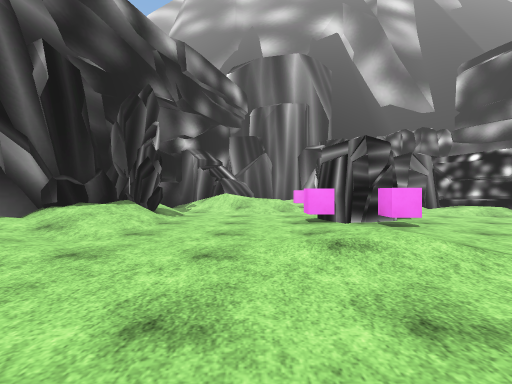
View 1 (above)

15 first-person views from a walk through a 3-D level made in the Unity game engine. The camera is 1.2 m above the floor, looks level and sees 90° across. The floor is counted in squares, 2 m on a side. Each view is taken from the middle of a square. On the plan, view 1 faces up. The plan holds only what a view shows up to about 9 squares ahead; the rest is blank. The place goes on beyond the plan. The player is left out. Some surface patterns are stand-ins.

View 2
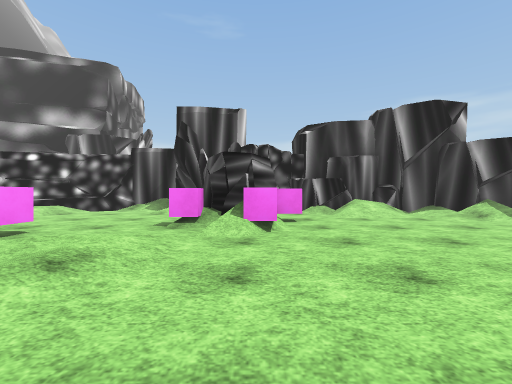

View 3
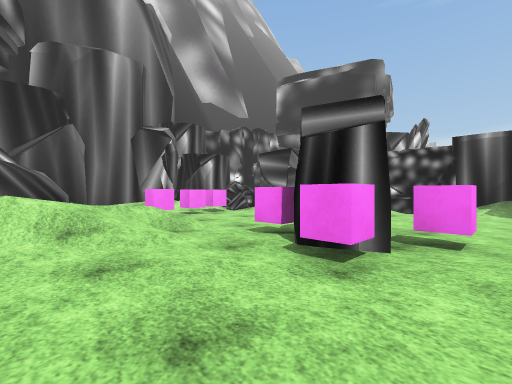

View 4
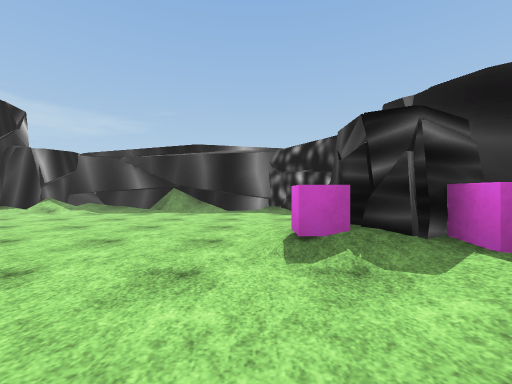

View 5
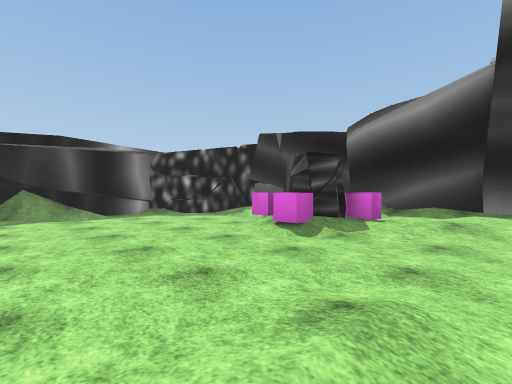

View 6
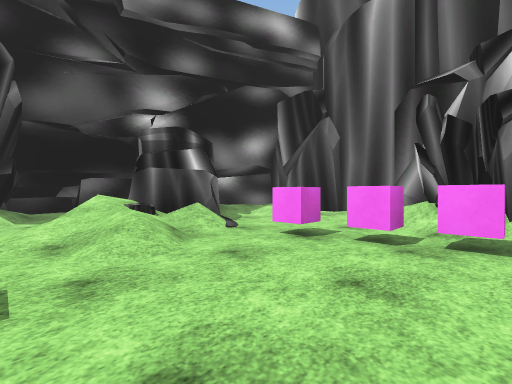

View 7
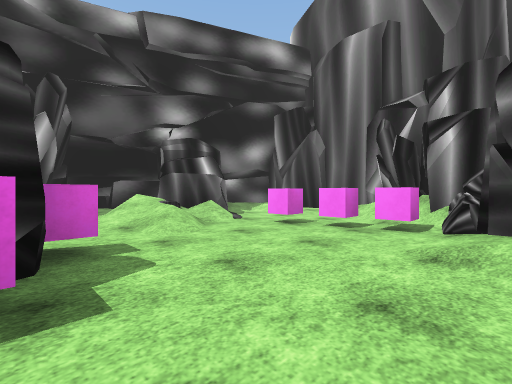

View 8
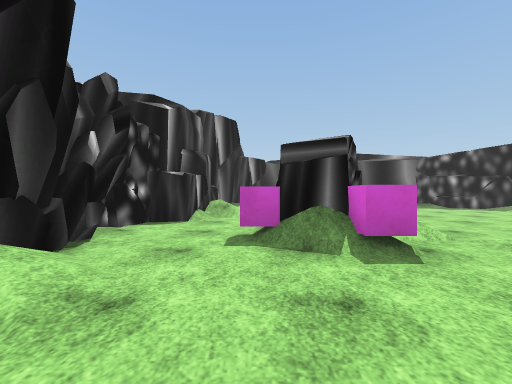

View 9
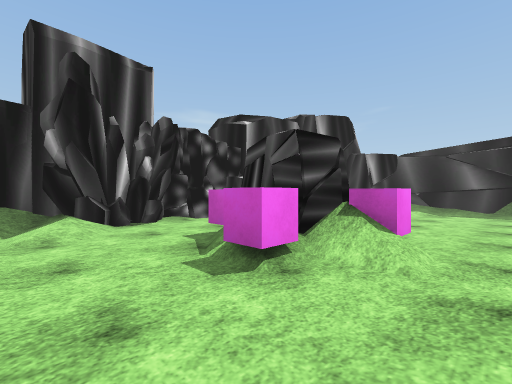

View 10
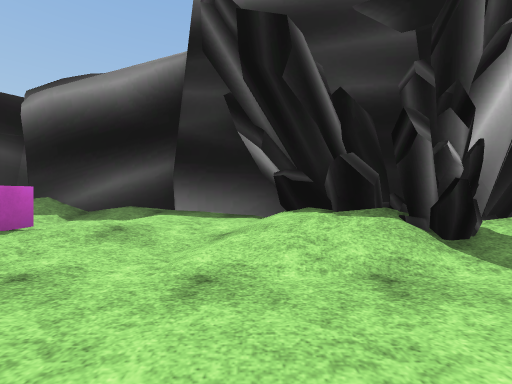

View 11
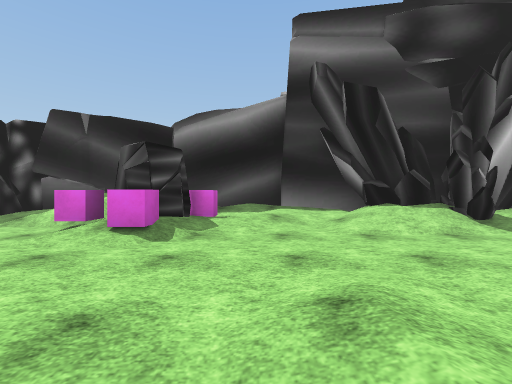

View 12
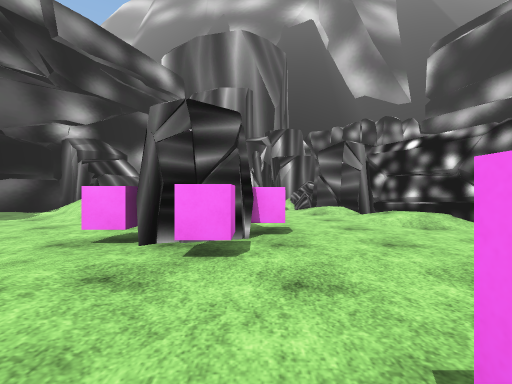

View 13
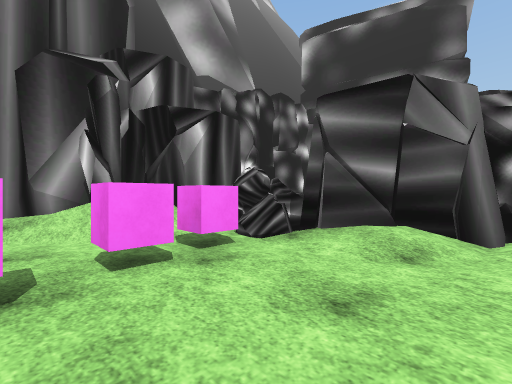

View 14
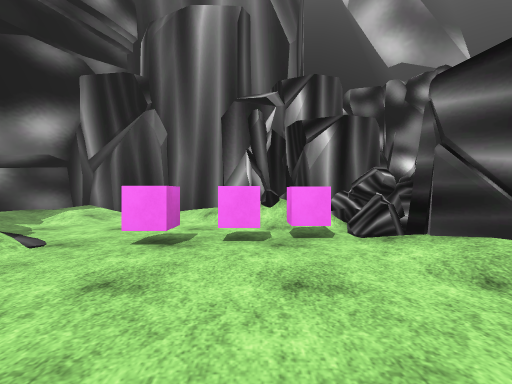

View 15
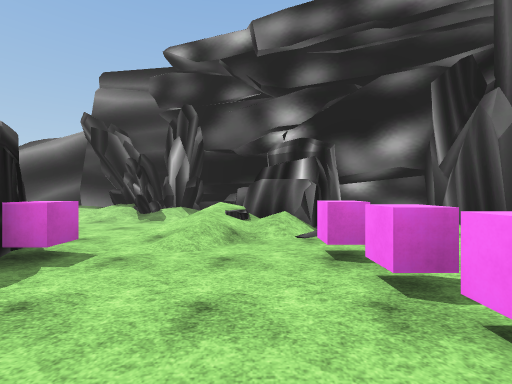

### Floor plan
Key: @ floor where view 1 was taken; # wall or solid block; . main floor; : floor 0.25 m higher than the main floor; + floor 0.5 m higher than the main floor; * floor 0.75 m higher than the main floor; / step, stairs or slope; R rock; C pink cube; O other object.
Columns run from 5 left of view 1 to 10 right of it. Each row starts with its distance up from view 1.
 14    ######  ##
 13    #+::+#RR  ###
 12    #:...ORR
 11    #.....C R
 10   ###/.CCCRR
  9  ####/..../R
  8  #::///....##
  7  #O/.:.....+#
  6  #OO...CC...##
  5  ##/..CC....:#
  4 ##//......../RR
  3 #+:....:....ORR
  2 #++......CC.OR
  1 #/C/....CR...#
  0 #*RC.@...C..##
 -1 ##/C......./R
 -2  #/........*R
 -3  #:........RR
 -4  ##......./R
 -5   ##.######
 -6    ###

Where each view was taken, in squares from view 1:
view 1: 0 up, 0 right, facing up
view 2: 1 up, 1 left, facing right
view 3: 4 up, 1 left, facing up-right
view 4: 3 up, 1 left, facing down
view 5: 3 up, 2 right, facing down-left
view 6: 7 up, 4 right, facing up-left
view 7: 6 up, 5 right, facing up-left
view 8: 5 up, 5 right, facing down
view 9: 4 up, 2 right, facing down-right
view 10: 4 up, 0 right, facing left
view 11: 2 up, 2 right, facing left
view 12: 2 up, 3 right, facing up
view 13: 8 up, 2 right, facing up-right
view 14: 7 up, 3 right, facing up
view 15: 9 up, 5 right, facing left
